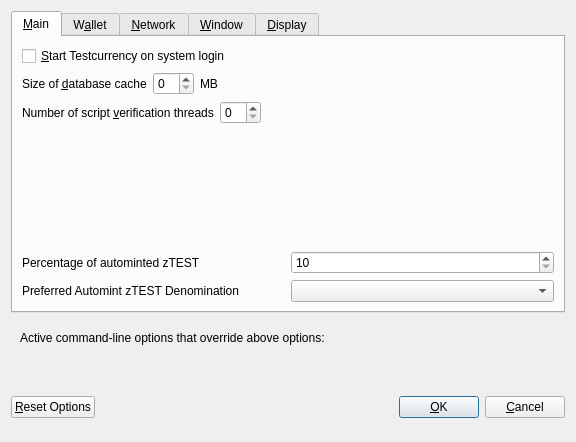
<?xml version="1.0" encoding="UTF-8"?>
<ui version="4.0">
 <class>OptionsDialog</class>
 <widget class="QDialog" name="OptionsDialog">
  <property name="geometry">
   <rect>
    <x>0</x>
    <y>0</y>
    <width>576</width>
    <height>442</height>
   </rect>
  </property>
  <property name="windowTitle">
   <string>Options</string>
  </property>
  <property name="modal">
   <bool>true</bool>
  </property>
  <layout class="QVBoxLayout" name="verticalLayout">
   <item>
    <widget class="QTabWidget" name="tabWidget">
     <property name="currentIndex">
      <number>0</number>
     </property>
     <widget class="QWidget" name="tabMain">
      <attribute name="title">
       <string>&amp;Main</string>
      </attribute>
      <layout class="QVBoxLayout" name="verticalLayout_Main">
       <item>
        <widget class="QCheckBox" name="bitcoinAtStartup">
         <property name="toolTip">
          <string>Automatically start Testcurrency after logging in to the system.</string>
         </property>
         <property name="text">
          <string>&amp;Start Testcurrency on system login</string>
         </property>
        </widget>
       </item>
       <item>
        <layout class="QHBoxLayout" name="horizontalLayout_2_Main">
         <item>
          <widget class="QLabel" name="databaseCacheLabel">
           <property name="text">
            <string>Size of &amp;database cache</string>
           </property>
           <property name="textFormat">
            <enum>Qt::PlainText</enum>
           </property>
           <property name="buddy">
            <cstring>databaseCache</cstring>
           </property>
          </widget>
         </item>
         <item>
          <widget class="QSpinBox" name="databaseCache"/>
         </item>
         <item>
          <widget class="QLabel" name="databaseCacheUnitLabel">
           <property name="text">
            <string>MB</string>
           </property>
           <property name="textFormat">
            <enum>Qt::PlainText</enum>
           </property>
          </widget>
         </item>
         <item>
          <spacer name="horizontalSpacer_2_Main">
           <property name="orientation">
            <enum>Qt::Horizontal</enum>
           </property>
           <property name="sizeHint" stdset="0">
            <size>
             <width>40</width>
             <height>20</height>
            </size>
           </property>
          </spacer>
         </item>
        </layout>
       </item>
       <item>
        <layout class="QHBoxLayout" name="horizontalLayout_3_Main">
         <item>
          <widget class="QLabel" name="threadsScriptVerifLabel">
           <property name="text">
            <string>Number of script &amp;verification threads</string>
           </property>
           <property name="textFormat">
            <enum>Qt::PlainText</enum>
           </property>
           <property name="buddy">
            <cstring>threadsScriptVerif</cstring>
           </property>
          </widget>
         </item>
         <item>
          <widget class="QSpinBox" name="threadsScriptVerif">
           <property name="toolTip">
            <string>(0 = auto, &lt;0 = leave that many cores free)</string>
           </property>
          </widget>
         </item>
         <item>
          <spacer name="horizontalSpacer_3_Main">
           <property name="orientation">
            <enum>Qt::Horizontal</enum>
           </property>
           <property name="sizeHint" stdset="0">
            <size>
             <width>40</width>
             <height>20</height>
            </size>
           </property>
          </spacer>
         </item>
        </layout>
       </item>
       <item>
        <spacer name="verticalSpacer_2">
         <property name="orientation">
          <enum>Qt::Vertical</enum>
         </property>
         <property name="sizeHint" stdset="0">
          <size>
           <width>20</width>
           <height>40</height>
          </size>
         </property>
        </spacer>
       </item>
       <item>
        <layout class="QHBoxLayout" name="horizontalLayout_3">
         <item>
          <widget class="QLabel" name="percentage_label">
           <property name="toolTip">
            <string>Percentage of incoming TEST which get automatically converted to zTEST via Zerocoin Protocol (min: 10%)</string>
           </property>
           <property name="text">
            <string>Percentage of autominted zTEST</string>
           </property>
          </widget>
         </item>
         <item>
          <widget class="QSpinBox" name="zeromintPercentage">
           <property name="minimum">
            <number>10</number>
           </property>
           <property name="maximum">
            <number>100</number>
           </property>
          </widget>
         </item>
        </layout>
       </item>
       <item>
        <layout class="QHBoxLayout" name="horizontalLayout" stretch="0,0">
         <property name="sizeConstraint">
          <enum>QLayout::SetFixedSize</enum>
         </property>
         <item>
          <widget class="QLabel" name="labelPreferredDenom">
           <property name="maximumSize">
            <size>
             <width>16777215</width>
             <height>16777215</height>
            </size>
           </property>
           <property name="toolTip">
            <string>Wait with automatic conversion to Zerocoin until enough TEST for this denomination is available</string>
           </property>
           <property name="text">
            <string>Preferred Automint zTEST Denomination</string>
           </property>
          </widget>
         </item>
         <item>
          <widget class="QComboBox" name="preferredDenom">
           <property name="maximumSize">
            <size>
             <width>16777215</width>
             <height>27</height>
            </size>
           </property>
           <property name="toolTip">
            <string>Wait with automatic conversion to Zerocoin until enough TEST for this denomination is available</string>
           </property>
           <property name="maxVisibleItems">
            <number>9</number>
           </property>
           <property name="maxCount">
            <number>9</number>
           </property>
          </widget>
         </item>
        </layout>
       </item>
      </layout>
     </widget>
     <widget class="QWidget" name="tabWallet">
      <attribute name="title">
       <string>W&amp;allet</string>
      </attribute>
      <layout class="QVBoxLayout" name="verticalLayout_Wallet">
       <item>
        <widget class="QGroupBox" name="groupBox">
         <property name="title">
          <string>Expert</string>
         </property>
         <layout class="QVBoxLayout" name="verticalLayout_2">
          <item>
           <widget class="QCheckBox" name="coinControlFeatures">
            <property name="toolTip">
             <string>Whether to show coin control features or not.</string>
            </property>
            <property name="text">
             <string>Enable coin &amp;control features</string>
            </property>
           </widget>
          </item>
          <item>
           <widget class="QCheckBox" name="showMasternodesTab">
            <property name="toolTip">
             <string>Show additional tab listing all your masternodes in first sub-tab&lt;br/&gt;and all masternodes on the network in second sub-tab.</string>
            </property>
            <property name="text">
             <string>Show Masternodes Tab</string>
            </property>
           </widget>
          </item>
          <item>
           <widget class="QCheckBox" name="spendZeroConfChange">
            <property name="toolTip">
             <string>If you disable the spending of unconfirmed change, the change from a transaction&lt;br/&gt;cannot be used until that transaction has at least one confirmation.&lt;br/&gt;This also affects how your balance is computed.</string>
            </property>
            <property name="text">
             <string>&amp;Spend unconfirmed change</string>
            </property>
           </widget>
          </item>
         </layout>
        </widget>
       </item>
       <item>
        <spacer name="verticalSpacer_Wallet">
         <property name="orientation">
          <enum>Qt::Vertical</enum>
         </property>
         <property name="sizeHint" stdset="0">
          <size>
           <width>20</width>
           <height>40</height>
          </size>
         </property>
        </spacer>
       </item>
      </layout>
     </widget>
     <widget class="QWidget" name="tabNetwork">
      <attribute name="title">
       <string>&amp;Network</string>
      </attribute>
      <layout class="QVBoxLayout" name="verticalLayout_Network">
       <item>
        <widget class="QCheckBox" name="mapPortUpnp">
         <property name="toolTip">
          <string>Automatically open the Testcurrency client port on the router. This only works when your router supports UPnP and it is enabled.</string>
         </property>
         <property name="text">
          <string>Map port using &amp;UPnP</string>
         </property>
        </widget>
       </item>
       <item>
        <widget class="QCheckBox" name="allowIncoming">
         <property name="toolTip">
          <string>Accept connections from outside</string>
         </property>
         <property name="text">
          <string>Allow incoming connections</string>
         </property>
        </widget>
       </item>
       <item>
        <widget class="QCheckBox" name="connectSocks">
         <property name="toolTip">
          <string>Connect to the Testcurrency network through a SOCKS5 proxy.</string>
         </property>
         <property name="text">
          <string>&amp;Connect through SOCKS5 proxy (default proxy):</string>
         </property>
        </widget>
       </item>
       <item>
        <layout class="QHBoxLayout" name="horizontalLayout_1_Network">
         <item>
          <widget class="QLabel" name="proxyIpLabel">
           <property name="text">
            <string>Proxy &amp;IP:</string>
           </property>
           <property name="textFormat">
            <enum>Qt::PlainText</enum>
           </property>
           <property name="buddy">
            <cstring>proxyIp</cstring>
           </property>
          </widget>
         </item>
         <item>
          <widget class="QValidatedLineEdit" name="proxyIp">
           <property name="minimumSize">
            <size>
             <width>140</width>
             <height>0</height>
            </size>
           </property>
           <property name="maximumSize">
            <size>
             <width>140</width>
             <height>16777215</height>
            </size>
           </property>
           <property name="toolTip">
            <string>IP address of the proxy (e.g. IPv4: 127.0.0.1 / IPv6: ::1)</string>
           </property>
          </widget>
         </item>
         <item>
          <widget class="QLabel" name="proxyPortLabel">
           <property name="text">
            <string>&amp;Port:</string>
           </property>
           <property name="textFormat">
            <enum>Qt::PlainText</enum>
           </property>
           <property name="buddy">
            <cstring>proxyPort</cstring>
           </property>
          </widget>
         </item>
         <item>
          <widget class="QLineEdit" name="proxyPort">
           <property name="minimumSize">
            <size>
             <width>55</width>
             <height>0</height>
            </size>
           </property>
           <property name="maximumSize">
            <size>
             <width>55</width>
             <height>16777215</height>
            </size>
           </property>
           <property name="toolTip">
            <string>Port of the proxy (e.g. 9050)</string>
           </property>
          </widget>
         </item>
         <item>
          <spacer name="horizontalSpacer_1_Network">
           <property name="orientation">
            <enum>Qt::Horizontal</enum>
           </property>
           <property name="sizeHint" stdset="0">
            <size>
             <width>40</width>
             <height>20</height>
            </size>
           </property>
          </spacer>
         </item>
        </layout>
       </item>
       <item>
        <spacer name="verticalSpacer_Network">
         <property name="orientation">
          <enum>Qt::Vertical</enum>
         </property>
         <property name="sizeHint" stdset="0">
          <size>
           <width>20</width>
           <height>40</height>
          </size>
         </property>
        </spacer>
       </item>
      </layout>
     </widget>
     <widget class="QWidget" name="tabWindow">
      <attribute name="title">
       <string>&amp;Window</string>
      </attribute>
      <layout class="QVBoxLayout" name="verticalLayout_Window">
       <item>
        <widget class="QCheckBox" name="minimizeToTray">
         <property name="toolTip">
          <string>Show only a tray icon after minimizing the window.</string>
         </property>
         <property name="text">
          <string>&amp;Minimize to the tray instead of the taskbar</string>
         </property>
        </widget>
       </item>
       <item>
        <widget class="QCheckBox" name="minimizeOnClose">
         <property name="toolTip">
          <string>Minimize instead of exit the application when the window is closed. When this option is enabled, the application will be closed only after selecting Quit in the menu.</string>
         </property>
         <property name="text">
          <string>M&amp;inimize on close</string>
         </property>
        </widget>
       </item>
       <item>
        <spacer name="verticalSpacer_Window">
         <property name="orientation">
          <enum>Qt::Vertical</enum>
         </property>
         <property name="sizeHint" stdset="0">
          <size>
           <width>20</width>
           <height>40</height>
          </size>
         </property>
        </spacer>
       </item>
      </layout>
     </widget>
     <widget class="QWidget" name="tabDisplay">
      <attribute name="title">
       <string>&amp;Display</string>
      </attribute>
      <layout class="QVBoxLayout" name="verticalLayout_Display">
       <item>
        <layout class="QHBoxLayout" name="horizontalLayout_1_Display">
         <item>
          <widget class="QLabel" name="langLabel">
           <property name="text">
            <string>User Interface &amp;language:</string>
           </property>
           <property name="textFormat">
            <enum>Qt::PlainText</enum>
           </property>
           <property name="buddy">
            <cstring>lang</cstring>
           </property>
          </widget>
         </item>
         <item>
          <widget class="QValueComboBox" name="lang">
           <property name="toolTip">
            <string>The user interface language can be set here. This setting will take effect after restarting Testcurrency.</string>
           </property>
          </widget>
         </item>
        </layout>
       </item>
       <item>
        <widget class="QLabel" name="label_3">
         <property name="toolTip">
          <string notr="true"/>
         </property>
         <property name="statusTip">
          <string notr="true"/>
         </property>
         <property name="whatsThis">
          <string notr="true"/>
         </property>
         <property name="accessibleName">
          <string notr="true"/>
         </property>
         <property name="text">
          <string>Language missing or translation incomplete? Help contributing translations here:
https://www.transifex.com/testcurrency-project/testcurrency-project-translations</string>
         </property>
         <property name="wordWrap">
          <bool>true</bool>
         </property>
         <property name="openExternalLinks">
          <bool>true</bool>
         </property>
         <property name="textInteractionFlags">
          <set>Qt::TextBrowserInteraction</set>
         </property>
        </widget>
       </item>
       <item>
        <layout class="QHBoxLayout" name="horizontalLayout_4_Display" stretch="0,0">
         <item>
          <widget class="QLabel" name="themeLabel">
           <property name="text">
            <string>User Interface Theme:</string>
           </property>
          </widget>
         </item>
         <item>
          <widget class="QValueComboBox" name="theme"/>
         </item>
        </layout>
       </item>
       <item>
        <widget class="Line" name="line">
         <property name="orientation">
          <enum>Qt::Horizontal</enum>
         </property>
        </widget>
       </item>
       <item>
        <layout class="QHBoxLayout" name="horizontalLayout_2_Display">
         <item>
          <widget class="QLabel" name="unitLabel">
           <property name="text">
            <string>&amp;Unit to show amounts in:</string>
           </property>
           <property name="textFormat">
            <enum>Qt::PlainText</enum>
           </property>
           <property name="buddy">
            <cstring>unit</cstring>
           </property>
          </widget>
         </item>
         <item>
          <widget class="QValueComboBox" name="unit">
           <property name="toolTip">
            <string>Choose the default subdivision unit to show in the interface and when sending coins.</string>
           </property>
          </widget>
         </item>
        </layout>
       </item>
       <item>
        <layout class="QHBoxLayout" name="horizontalLayout_5_Display">
         <item>
          <widget class="QLabel" name="digitsLabel">
           <property name="text">
            <string>Decimal digits</string>
           </property>
          </widget>
         </item>
         <item>
          <widget class="QValueComboBox" name="digits"/>
         </item>
        </layout>
       </item>
       <item>
        <layout class="QHBoxLayout" name="horizontalLayout_3_Display">
         <item>
          <widget class="QLabel" name="thirdPartyTxUrlsLabel">
           <property name="toolTip">
            <string>Third party URLs (e.g. a block explorer) that appear in the transactions tab as context menu items. %s in the URL is replaced by transaction hash. Multiple URLs are separated by vertical bar |.</string>
           </property>
           <property name="text">
            <string>Third party transaction URLs</string>
           </property>
           <property name="buddy">
            <cstring>thirdPartyTxUrls</cstring>
           </property>
          </widget>
         </item>
         <item>
          <widget class="QLineEdit" name="thirdPartyTxUrls">
           <property name="toolTip">
            <string>Third party URLs (e.g. a block explorer) that appear in the transactions tab as context menu items. %s in the URL is replaced by transaction hash. Multiple URLs are separated by vertical bar |.</string>
           </property>
          </widget>
         </item>
        </layout>
       </item>
       <item>
        <spacer name="verticalSpacer">
         <property name="orientation">
          <enum>Qt::Vertical</enum>
         </property>
         <property name="sizeHint" stdset="0">
          <size>
           <width>20</width>
           <height>40</height>
          </size>
         </property>
        </spacer>
       </item>
      </layout>
     </widget>
    </widget>
   </item>
   <item>
    <widget class="QFrame" name="frame">
     <layout class="QVBoxLayout" name="verticalLayout_Bottom">
      <item>
       <layout class="QHBoxLayout" name="horizontalLayout_Bottom">
        <item>
         <widget class="QLabel" name="overriddenByCommandLineInfoLabel">
          <property name="text">
           <string>Active command-line options that override above options:</string>
          </property>
          <property name="textFormat">
           <enum>Qt::PlainText</enum>
          </property>
         </widget>
        </item>
        <item>
         <spacer name="horizontalSpacer_Bottom">
          <property name="orientation">
           <enum>Qt::Horizontal</enum>
          </property>
          <property name="sizeHint" stdset="0">
           <size>
            <width>40</width>
            <height>20</height>
           </size>
          </property>
         </spacer>
        </item>
       </layout>
      </item>
      <item>
       <widget class="QLabel" name="overriddenByCommandLineLabel">
        <property name="text">
         <string/>
        </property>
        <property name="textFormat">
         <enum>Qt::PlainText</enum>
        </property>
        <property name="wordWrap">
         <bool>true</bool>
        </property>
       </widget>
      </item>
     </layout>
    </widget>
   </item>
   <item>
    <layout class="QHBoxLayout" name="horizontalLayout_Buttons">
     <item>
      <widget class="QPushButton" name="resetButton">
       <property name="toolTip">
        <string>Reset all client options to default.</string>
       </property>
       <property name="text">
        <string>&amp;Reset Options</string>
       </property>
       <property name="autoDefault">
        <bool>false</bool>
       </property>
      </widget>
     </item>
     <item>
      <spacer name="horizontalSpacer_1">
       <property name="orientation">
        <enum>Qt::Horizontal</enum>
       </property>
       <property name="sizeHint" stdset="0">
        <size>
         <width>40</width>
         <height>48</height>
        </size>
       </property>
      </spacer>
     </item>
     <item>
      <widget class="QLabel" name="statusLabel">
       <property name="minimumSize">
        <size>
         <width>200</width>
         <height>0</height>
        </size>
       </property>
       <property name="font">
        <font>
         <weight>75</weight>
         <bold>true</bold>
        </font>
       </property>
       <property name="text">
        <string/>
       </property>
       <property name="textFormat">
        <enum>Qt::PlainText</enum>
       </property>
       <property name="wordWrap">
        <bool>true</bool>
       </property>
      </widget>
     </item>
     <item>
      <spacer name="horizontalSpacer_2">
       <property name="orientation">
        <enum>Qt::Horizontal</enum>
       </property>
       <property name="sizeHint" stdset="0">
        <size>
         <width>40</width>
         <height>48</height>
        </size>
       </property>
      </spacer>
     </item>
     <item>
      <widget class="QPushButton" name="okButton">
       <property name="text">
        <string>&amp;OK</string>
       </property>
       <property name="autoDefault">
        <bool>false</bool>
       </property>
       <property name="default">
        <bool>true</bool>
       </property>
      </widget>
     </item>
     <item>
      <widget class="QPushButton" name="cancelButton">
       <property name="text">
        <string>&amp;Cancel</string>
       </property>
       <property name="autoDefault">
        <bool>false</bool>
       </property>
      </widget>
     </item>
    </layout>
   </item>
  </layout>
 </widget>
 <customwidgets>
  <customwidget>
   <class>QValidatedLineEdit</class>
   <extends>QLineEdit</extends>
   <header>qvalidatedlineedit.h</header>
  </customwidget>
  <customwidget>
   <class>QValueComboBox</class>
   <extends>QComboBox</extends>
   <header>qvaluecombobox.h</header>
  </customwidget>
 </customwidgets>
 <resources/>
 <connections/>
</ui>
